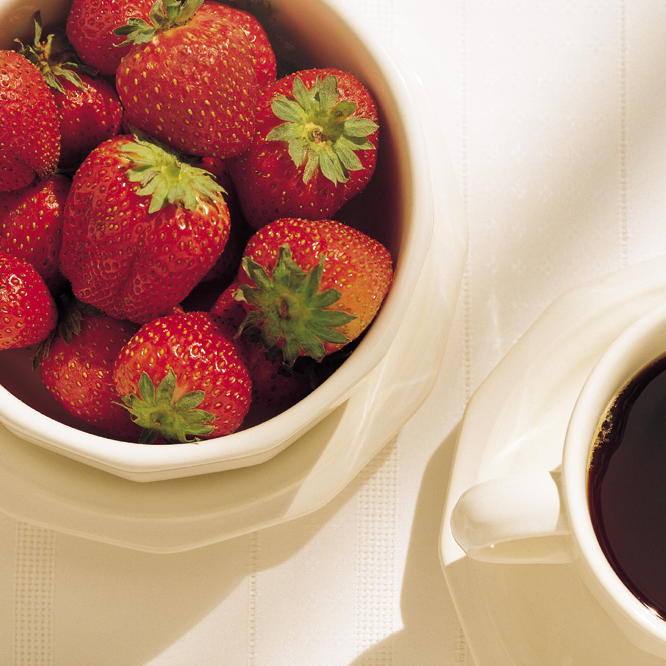
%> input picture Fig0630(01)(strawberries_fullcolor).tif, 666 x 666 px
$ octave task10.m   (GNU Octave 9; MATLAB toolbox functions it lacks are replaced by stand-ins)
%> lines starting %> are read from the running program, lines starting %| are printed output that depends on the picture
% Step 1: Read and convert image to grayscale
img = imread('Fig0630(01)(strawberries_fullcolor).tif' ...
    );    % Built-in grayscale image
%> img is the input picture: size 666x666x3 uint8; mean R, G, B 186.3, 145.9, 126.5
gray_img = im2double(img);        % Convert to double for better precision

% Step 2: Define Sobel filters
sobel_x = [-1 0 1; -2 0 2; -1 0 1];   % Horizontal edges
sobel_y = [-1 -2 -1; 0 0 0; 1 2 1];   % Vertical edges

% Step 3: Apply Sobel filters
edges_x = imfilter(gray_img, sobel_x, 'replicate');
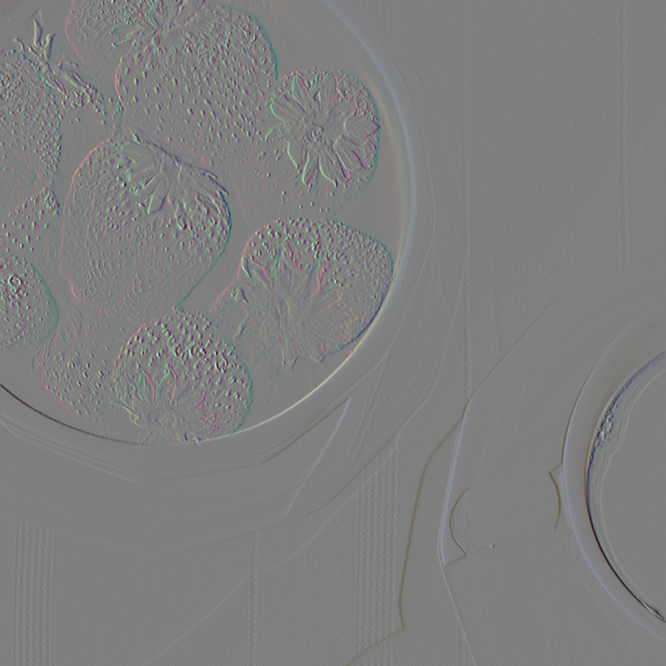
%> edges_x: size 666x666x3 double; mean R, G, B -0.00101, 0.0016, 0.00195; drawn with min black and max white
edges_y = imfilter(gray_img, sobel_y, 'replicate');
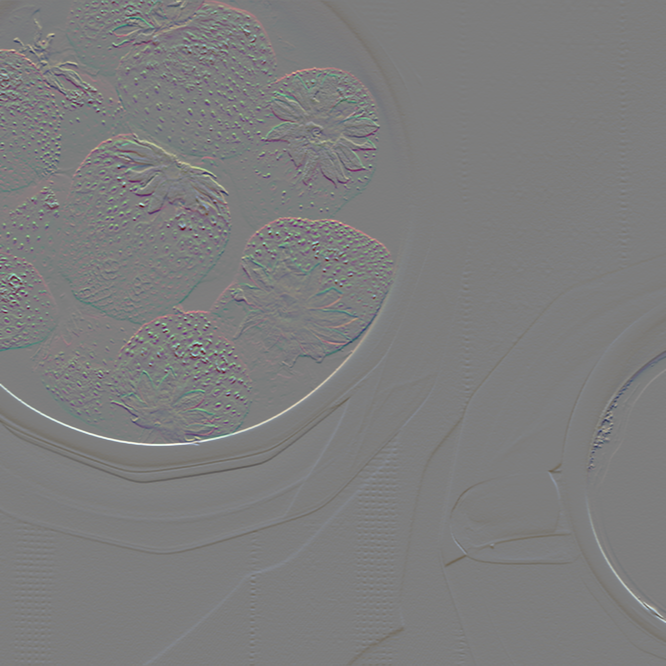
%> edges_y: size 666x666x3 double; mean R, G, B 0.000658, 0.00116, 0.000116; drawn with min black and max white

% Step 4: Combine both directions (gradient magnitude)
edge_magnitude = sqrt(edges_x.^2 + edges_y.^2);
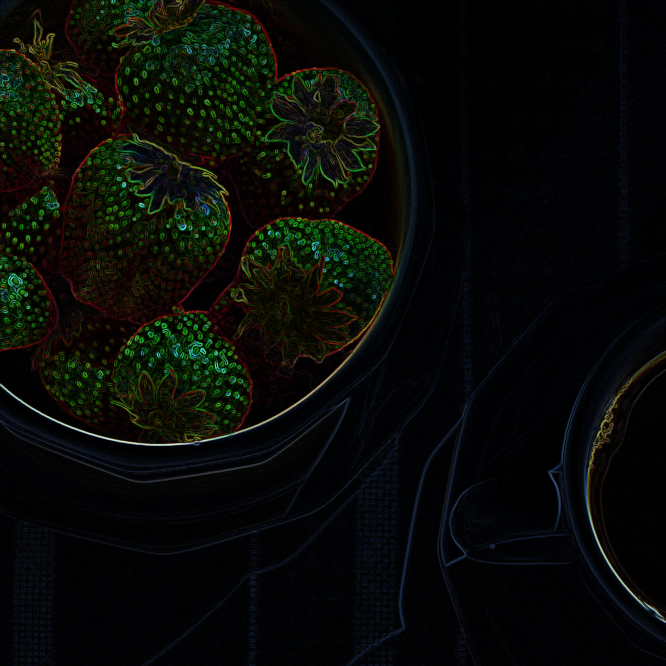
%> edge_magnitude: size 666x666x3 double; mean R, G, B 0.141, 0.18, 0.121; drawn with min black and max white

% Step 5: Display the results
figure;
subplot(2,2,1), imshow(gray_img), title('Original Image');
subplot(2,2,2), imshow(edges_x, []), title('Horizontal Edges (Sobel X)');
subplot(2,2,3), imshow(edges_y, []), title('Vertical Edges (Sobel Y)');
subplot(2,2,4), imshow(edge_magnitude, []), title('Combined Edges (Magnitude)');
